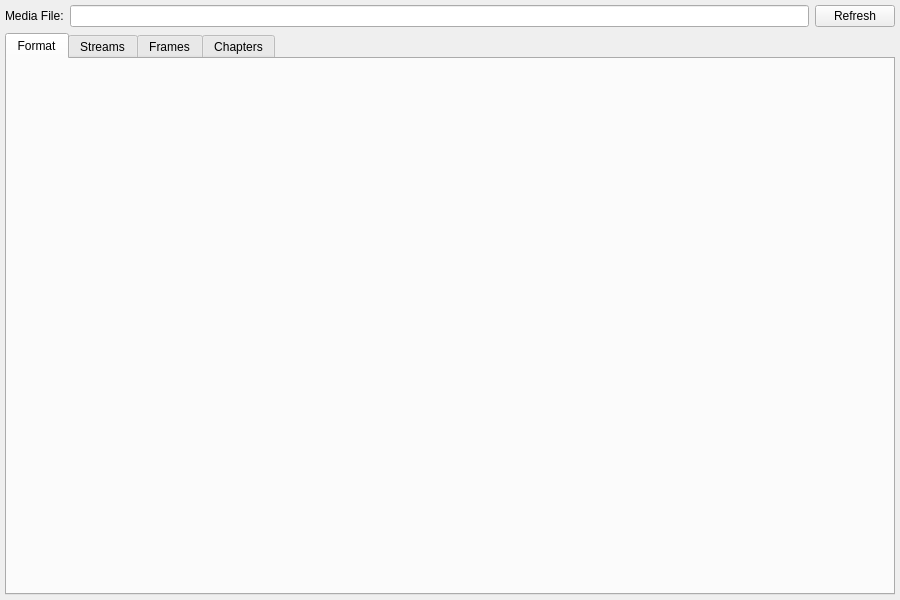
<?xml version="1.0" encoding="UTF-8"?>
<!-- SPDX-FileCopyrightText: 2025 zhang hongyuan <2063218120@qq.com> -->
<!-- SPDX-License-Identifier: MIT -->
<ui version="4.0">
 <class>MediaPropsWG</class>
 <widget class="QWidget" name="MediaPropsWG">
  <property name="geometry">
   <rect>
    <x>0</x>
    <y>0</y>
    <width>900</width>
    <height>600</height>
   </rect>
  </property>
  <property name="windowTitle">
   <string>Media Properties</string>
  </property>
  <layout class="QVBoxLayout" name="verticalLayout">
   <property name="leftMargin">
    <number>5</number>
   </property>
   <property name="topMargin">
    <number>5</number>
   </property>
   <property name="rightMargin">
    <number>5</number>
   </property>
   <property name="bottomMargin">
    <number>5</number>
   </property>
   <item>
    <widget class="QWidget" name="headerWidget" native="true">
     <layout class="QHBoxLayout" name="horizontalLayout">
      <property name="leftMargin">
       <number>0</number>
      </property>
      <property name="topMargin">
       <number>0</number>
      </property>
      <property name="rightMargin">
       <number>0</number>
      </property>
      <property name="bottomMargin">
       <number>0</number>
      </property>
      <item>
       <widget class="QLabel" name="fileLabel">
        <property name="text">
         <string>Media File:</string>
        </property>
       </widget>
      </item>
      <item>
       <widget class="QLineEdit" name="fileLineEdit">
        <property name="readOnly">
         <bool>true</bool>
        </property>
       </widget>
      </item>
      <item>
       <widget class="QPushButton" name="refreshButton">
        <property name="text">
         <string>Refresh</string>
        </property>
       </widget>
      </item>
     </layout>
    </widget>
   </item>
   <item>
    <widget class="QTabWidget" name="tabWidget">
     <property name="currentIndex">
      <number>0</number>
     </property>
     <widget class="QWidget" name="formatTab">
      <attribute name="title">
       <string>Format</string>
      </attribute>
      <layout class="QVBoxLayout" name="formatLayout">
       <property name="spacing">
        <number>0</number>
       </property>
       <property name="leftMargin">
        <number>0</number>
       </property>
       <property name="topMargin">
        <number>0</number>
       </property>
       <property name="rightMargin">
        <number>0</number>
       </property>
       <property name="bottomMargin">
        <number>0</number>
       </property>
      </layout>
     </widget>
     <widget class="QWidget" name="streamsTab">
      <attribute name="title">
       <string>Streams</string>
      </attribute>
      <layout class="QVBoxLayout" name="streamsLayout">
       <property name="spacing">
        <number>0</number>
       </property>
       <property name="leftMargin">
        <number>0</number>
       </property>
       <property name="topMargin">
        <number>0</number>
       </property>
       <property name="rightMargin">
        <number>0</number>
       </property>
       <property name="bottomMargin">
        <number>0</number>
       </property>
      </layout>
     </widget>
     <widget class="QWidget" name="framesTab">
      <attribute name="title">
       <string>Frames</string>
      </attribute>
      <layout class="QVBoxLayout" name="framesLayout">
       <property name="spacing">
        <number>0</number>
       </property>
       <property name="leftMargin">
        <number>0</number>
       </property>
       <property name="topMargin">
        <number>0</number>
       </property>
       <property name="rightMargin">
        <number>0</number>
       </property>
       <property name="bottomMargin">
        <number>0</number>
       </property>
      </layout>
     </widget>
     <widget class="QWidget" name="chaptersTab">
      <attribute name="title">
       <string>Chapters</string>
      </attribute>
      <layout class="QVBoxLayout" name="chaptersLayout">
       <property name="spacing">
        <number>0</number>
       </property>
       <property name="leftMargin">
        <number>0</number>
       </property>
       <property name="topMargin">
        <number>0</number>
       </property>
       <property name="rightMargin">
        <number>0</number>
       </property>
       <property name="bottomMargin">
        <number>0</number>
       </property>
      </layout>
     </widget>
    </widget>
   </item>
  </layout>
 </widget>
 <resources/>
 <connections/>
</ui>
